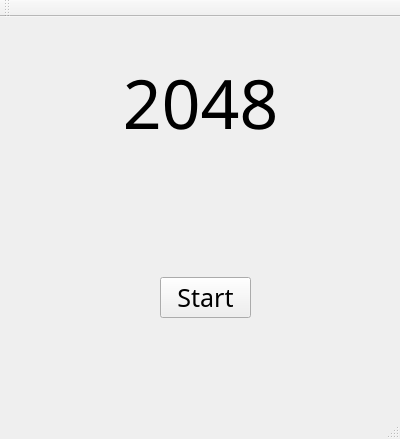
<?xml version="1.0" encoding="UTF-8"?>
<ui version="4.0">
 <class>startwindow</class>
 <widget class="QMainWindow" name="startwindow">
  <property name="geometry">
   <rect>
    <x>0</x>
    <y>0</y>
    <width>400</width>
    <height>439</height>
   </rect>
  </property>
  <property name="windowTitle">
   <string>startwindow</string>
  </property>
  <widget class="QWidget" name="centralWidget">
   <widget class="QLabel" name="label">
    <property name="geometry">
     <rect>
      <x>80</x>
      <y>40</y>
      <width>241</width>
      <height>91</height>
     </rect>
    </property>
    <property name="font">
     <font>
      <family>MV Boli</family>
      <pointsize>51</pointsize>
     </font>
    </property>
    <property name="text">
     <string>2048</string>
    </property>
    <property name="alignment">
     <set>Qt::AlignCenter</set>
    </property>
   </widget>
   <widget class="QPushButton" name="pushButton">
    <property name="geometry">
     <rect>
      <x>160</x>
      <y>260</y>
      <width>91</width>
      <height>41</height>
     </rect>
    </property>
    <property name="font">
     <font>
      <family>MV Boli</family>
      <pointsize>19</pointsize>
     </font>
    </property>
    <property name="text">
     <string>Start</string>
    </property>
   </widget>
  </widget>
  <widget class="QMenuBar" name="menuBar">
   <property name="geometry">
    <rect>
     <x>0</x>
     <y>0</y>
     <width>400</width>
     <height>22</height>
    </rect>
   </property>
  </widget>
  <widget class="QToolBar" name="mainToolBar">
   <attribute name="toolBarArea">
    <enum>TopToolBarArea</enum>
   </attribute>
   <attribute name="toolBarBreak">
    <bool>false</bool>
   </attribute>
  </widget>
  <widget class="QStatusBar" name="statusBar"/>
 </widget>
 <layoutdefault spacing="6" margin="11"/>
 <resources/>
 <connections/>
</ui>
